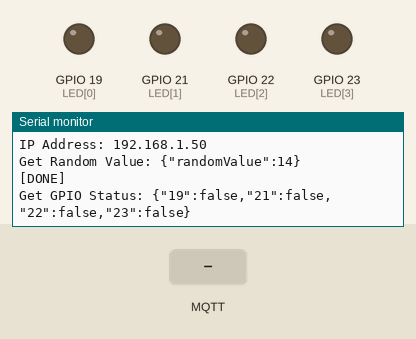
The sketch below on a simulated ESP32. Parts: output pins drawn as LEDs (lit = HIGH), the last lines printed to the serial monitor. Inputs (shaded band) come from the test bench. WiFi joins after 1.5 s; servers stay silent unless stated; random numbers use the default seed unless the sketch sets one; no MQTT or app messages arrive unless stated.

Above: at 2.7 s.
2.8 s: MQTT message "getGpioStatus" arrives on the first subscribed topic
At 3.9 s:
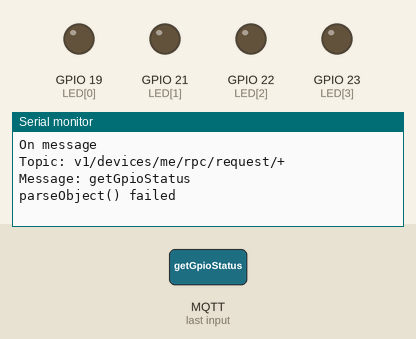
4.3 s: MQTT message "setGpioStatus" arrives on the first subscribed topic
At 5.1 s:
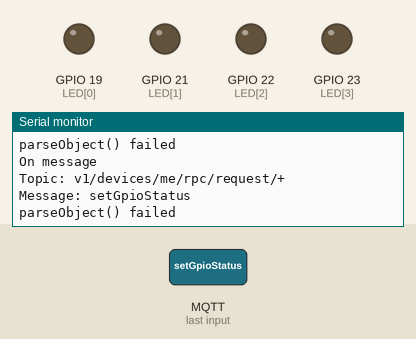
5.8 s: MQTT message "1" arrives on the first subscribed topic
At 6.2 s:
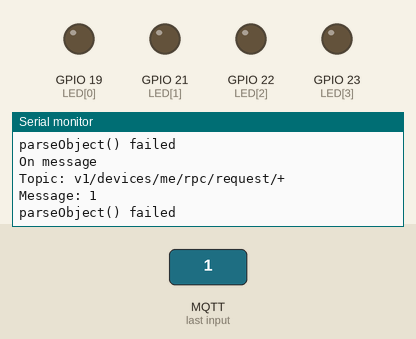

Measured:
- after the input at 2.8 s, the serial monitor: prints a new line at once (image 1)
- after the input at 4.3 s, the serial monitor: prints a new line at once (image 2)
- after the input at 5.8 s, the serial monitor: prints a new line at once (image 3)

The sketch:

Q103-ThingsBoard-Data-Monitor-and-Control-with-MQTT-Protocol.ino
```cpp
#include <WiFi.h>
#include <Wire.h>
#include <PubSubClient.h>
#include <ArduinoJson.h>
#include "SHTC3.h"
#define WIFI_NAME "your-wifi-name"
#define WIFI_PASS "your-wifi-pass"
#define SERVER "demo.thingsboard.io"
#define DEVICE_NAME "M2-Q103"
#define DEVICE_TOKEN "your-wifi-token"

SHTC3 sht(Wire);
WiFiClient esp32Client;
PubSubClient client(esp32Client);
byte LED[] = {19, 21, 22, 23};
bool LED_Status[] = {0, 0, 0, 0};
#include "_HandOnMQTT.h"

void setup() {
  Serial.begin(115200);
  Wire.begin(15, 18);
  for(int i = 0 ; i < 4 ; i++) {
    pinMode(LED[i], OUTPUT);
  }
  WiFi.begin(WIFI_NAME, WIFI_PASS);
  while(WiFi.status() != WL_CONNECTED) {
    delay(500);
    Serial.print(".");
  }
  randomSeed(millis());
  Serial.println("\nWiFi Connected");
  Serial.print("IP Address: ");
  Serial.println(WiFi.localIP());
  client.setServer(SERVER, 1883);
  client.setCallback(on_message);
  xTaskCreatePinnedToCore(
    sendRandomValue,    // Task function
    "sendRandomValue",  // name of task
    2000,     // Stack size of task
    NULL,     // parameter of task
    1,        // priority od the task
    NULL,     // Task handle to keep track of created task
    1         // pin task to core 1
  );

}

void sendRandomValue(void *pvParameterrs) {
  while(true) {
    client.publish("v1/devices/me/telemetry", getRandomValue().c_str());
    vTaskDelay(5000/portTICK_PERIOD_MS);
  }
}

void reconnectTB() {
  while(!client.connected()) {
    if(client.connect(DEVICE_NAME, DEVICE_TOKEN, NULL)) {
      Serial.println( "[DONE]" );
      client.subscribe("v1/devices/me/rpc/request/+");
      client.publish("v1/devices/me/attributes", get_gpio_status().c_str());
    }
    else {
      Serial.print("[FAILED] [ rc = ");
      Serial.print(client.state());
      Serial.println(" : retrying in 5 seconds]");
      delay(5000);
    }
  }
}

void reconnectWiFi() {
  WiFi.begin(WIFI_NAME, WIFI_PASS);
  while(WiFi.status() != WL_CONNECTED) {
    delay(500);
    Serial.print(".");
  }
  randomSeed(millis());
  Serial.println("\nWiFi Connected");
  Serial.print("IP Address: ");
  Serial.println(WiFi.localIP());
}

void loop() {
  if(WiFi.status() != WL_CONNECTED) reconnectWiFi();
  if(!client.connected()) reconnectTB();
  client.loop();
}
```

_HandOnMQTT.h
```cpp
// file name: _HandOnMQTT.h
String get_gpio_status() {
  StaticJsonBuffer<200> jsonBuffer;
  JsonObject & data = jsonBuffer.createObject();
  data[String(LED[0])] = LED_Status[0];
  data[String(LED[1])] = LED_Status[1];
  data[String(LED[2])] = LED_Status[2];
  data[String(LED[3])] = LED_Status[3];
  char payload[256];
  data.printTo(payload, sizeof(payload));
  String strPayload = String(payload);
  Serial.print("Get GPIO Status: ");
  Serial.println(strPayload);
  return strPayload;
}

String getRandomValue() {
  StaticJsonBuffer<200> jsonBuffer;
  JsonObject & data = jsonBuffer.createObject();
  data["randomValue"] = random(0, 50);
  char payload[256];
  data.printTo(payload, sizeof(payload));
  String strPayload = String(payload);
  Serial.print("Get Random Value: ");
  Serial.println(strPayload);
  return strPayload;
}

void set_gpio_status(int pin, boolean enabled) {
  if (pin == LED[0]) {
    LED_Status[0] = 1 - LED_Status[0];
    digitalWrite(LED[0], LED_Status[0]);
  }
  if (pin == LED[1]) {
    LED_Status[1] = 1 - LED_Status[1];
    digitalWrite(LED[1], LED_Status[1]);
  }
  if (pin == LED[2]) {
    LED_Status[2] = 1 - LED_Status[2];
    digitalWrite(LED[2], LED_Status[2]);
  }
  if (pin == LED[3]) {
    LED_Status[3] = 1 - LED_Status[3];
    digitalWrite(LED[3], LED_Status[3]);
  }
}

void on_message(const char* topic, byte* payload, unsigned int length) {
  Serial.println("\nOn message");
  char json[length + 1];
  strncpy (json, (char*)payload, length);
  json[length] = '\0';
  Serial.print("Topic: "); Serial.println(topic);
  Serial.print("Message: "); Serial.println(json);
  // Decode JSON request
  StaticJsonBuffer<200> jsonBuffer;
  JsonObject& data = jsonBuffer.parseObject((char*)json);
  if (!data.success()) {
    Serial.println("parseObject() failed");
    return;
  }

  String methodName = String((const char*)data["method"]);

  if (methodName.equals("getGpioStatus")) {
    String responseTopic = String(topic);
    responseTopic.replace("request", "response");
    client.publish(responseTopic.c_str(), get_gpio_status().c_str());
  }

  if (methodName.equals("setGpioStatus")) {
    set_gpio_status(data["params"]["pin"], data["params"]["enabled"]);
    String responseTopic = String(topic);
    responseTopic.replace("request", "response");
    client.publish(responseTopic.c_str(), get_gpio_status().c_str());
    client.publish("v1/devices/me/attributes", get_gpio_status().c_str());
  }
}
```
